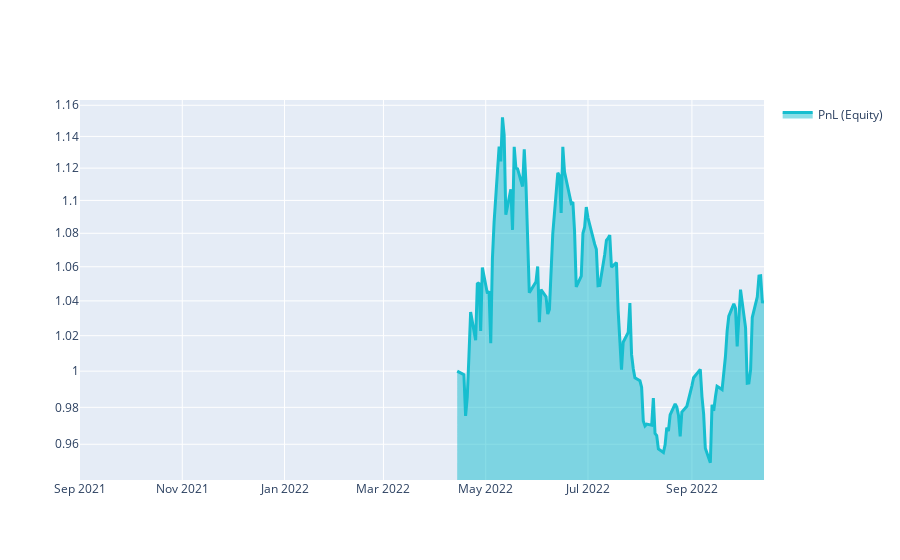

The code cell stored with this chart in its notebook:
### Markdown cell above
# Q18 Quick Start

This template shows you the basic steps for taking part to the **Q18 NASDAQ-100 Stock Long-Short contest**.

### Code cell
import xarray as xr

import qnt.ta as qnta
import qnt.data as qndata
import qnt.output as qnout
import qnt.stats as qns

data = qndata.stocks.load_ndx_data(min_date="2021-09-01")

close     = data.sel(field="close")
is_liquid = data.sel(field="is_liquid")
sma_slow  = qnta.sma(close, 186)
sma_fast  = qnta.sma(close, 6)
weights   = xr.where(sma_slow < sma_fast, 1, -1)
weights   = weights * is_liquid

weights = qnout.clean(weights, data, "stocks_nasdaq100")

# calc stats
stats = qns.calc_stat(data, weights.sel(time=slice("2022-04-14", None)))
display(stats.to_pandas().tail())

# graph
performance = stats.to_pandas()["equity"]
import qnt.graph as qngraph

qngraph.make_plot_filled(performance.index, performance, name="PnL (Equity)", type="log")

### Figure 1 — Plotly figure (JSON) as saved in the notebook; plotly's stock layout.template omitted (floating-point values rounded to 4 significant figures; data arrays with more than 128 entries replaced by an {"elided": "..."} marker saying what was removed)
{"data": [{"fill": "tonexty", "line": {"color": "#17BECF", "width": 3}, "name": "PnL (Equity)", "type": "scatter", "x": {"elided": "283 str values"}, "y": {"elided": "283 float values"}}], "layout": {"autosize": true, "showlegend": true, "xaxis": {"autorange": true, "range": ["2021-09-01", "2022-10-14"], "type": "date"}, "yaxis": {"range": [-0.02639, 0.06574], "type": "log"}}}
